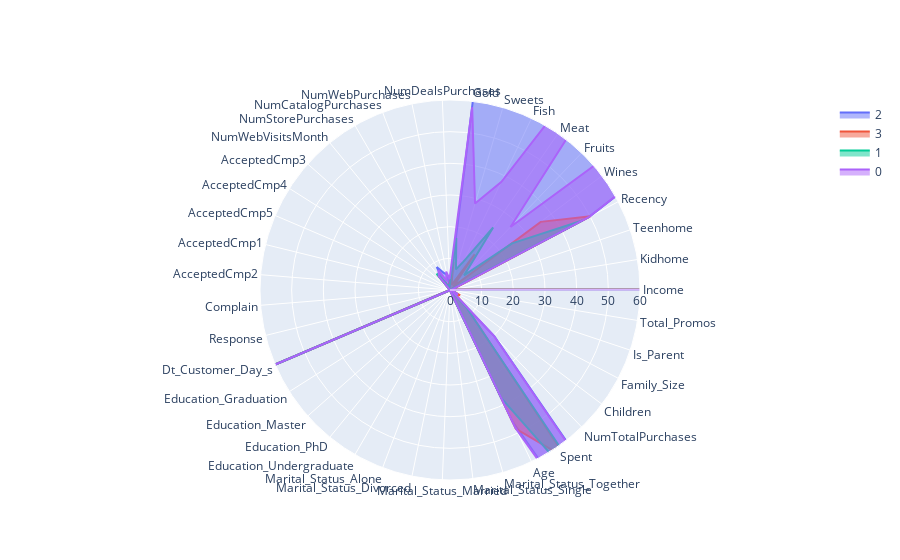

Write notebook code for a chart like this one.
### Code cell
classes=[0,1,2,3]
feature=["Kidhome","Teenhome","Dt_Customer_Day_s", "Children", "Family_Size", "Is_Parent",'Income','Spent']
df_wo=df.drop(['Clusters'], axis=1)
cluster_features = df[df['Clusters'] == 1]
x=[]
y=[]
for i in df_wo.columns:
    r=cluster_features[i].mean()
    y.append(i)
        
categories=y

fig = go.Figure()


for i in df['Clusters'].unique():
    cluster_features = df[df['Clusters'] == i]

    fig.add_trace(go.Scatterpolar(
      r = [cluster_features[cat].mean() for cat in categories],
      theta=categories,
      fill='toself',
      name=classes[i]
  ))

fig.update_layout(
  polar=dict(
    radialaxis=dict(
      visible=True,
      range=[0, 60]
    )),
  showlegend=True
)

fig.show()

### Figure 1 — Plotly figure (JSON) as saved in the notebook; plotly's stock layout.template omitted (floating-point values rounded to 4 significant figures)
{"data": [{"fill": "toself", "name": "2", "r": [76030.0, 0, 0, 49.51, 618.7, 64.79, 471.7, 94.44, 66.04, 75.1, 1.015, 4.968, 5.888, 8.385, 2.594, 0.08211, 0.1284, 0.28, 0.2253, 0.03368, 0.006316, 0.3179, 352.2, 0.5116, 0.1621, 0.2379, 0.08842, 0.04842, 0.09474, 0.3326, 0.2758, 0.2484, 45.91, 1391.0, 20.26, 0, 1.581, 0, 0.7495], "theta": ["Income", "Kidhome", "Teenhome", "Recency", "Wines", "Fruits", "Meat", "Fish", "Sweets", "Gold", "NumDealsPurchases", "NumWebPurchases", "NumCatalogPurchases", "NumStorePurchases", "NumWebVisitsMonth", "AcceptedCmp3", "AcceptedCmp4", "AcceptedCmp5", "AcceptedCmp1", "AcceptedCmp2", "Complain", "Response", "Dt_Customer_Day_s", "Education_Graduation", "Education_Master", "Education_PhD", "Education_Undergraduate", "Marital_Status_Alone", "Marital_Status_Divorced", "Marital_Status_Married", "Marital_Status_Single", "Marital_Status_Together", "Age", "Spent", "NumTotalPurchases", "Children", "Family_Size", "Is_Parent", "Total_Promos"], "type": "scatterpolar"}, {"fill": "toself", "name": "3", "r": [37300.0, 0.9748, 0.959, 50.15, 35.83, 1.492, 13.72, 2.659, 1.732, 9.047, 2.315, 1.804, 0.3912, 3.032, 6.309, 0.06309, 0.01893, 0, 0, 0.006309, 0.01577, 0.05047, 287.6, 0.4416, 0.1798, 0.3028, 0.07571, 0.03785, 0.1041, 0.4038, 0.1609, 0.2934, 48.54, 64.48, 7.543, 1.934, 3.631, 1, 0.08833], "theta": ["Income", "Kidhome", "Teenhome", "Recency", "Wines", "Fruits", "Meat", "Fish", "Sweets", "Gold", "NumDealsPurchases", "NumWebPurchases", "NumCatalogPurchases", "NumStorePurchases", "NumWebVisitsMonth", "AcceptedCmp3", "AcceptedCmp4", "AcceptedCmp5", "AcceptedCmp1", "AcceptedCmp2", "Complain", "Response", "Dt_Customer_Day_s", "Education_Graduation", "Education_Master", "Education_PhD", "Education_Undergraduate", "Marital_Status_Alone", "Marital_Status_Divorced", "Marital_Status_Married", "Marital_Status_Single", "Marital_Status_Together", "Age", "Spent", "NumTotalPurchases", "Children", "Family_Size", "Is_Parent", "Total_Promos"], "type": "scatterpolar"}, {"fill": "toself", "name": "1", "r": [29480.0, 0.7049, 0.09541, 47.26, 24.52, 6.406, 23.99, 9.908, 6.763, 16.53, 1.666, 1.896, 0.5212, 3.035, 6.687, 0.07244, 0.007067, 0, 0.001767, 0.001767, 0.0106, 0.1148, 345.7, 0.523, 0.1396, 0.1131, 0.2244, 0.01767, 0.08834, 0.3887, 0.2756, 0.2297, 37.84, 88.12, 7.118, 0.8004, 2.419, 0.7633, 0.08304], "theta": ["Income", "Kidhome", "Teenhome", "Recency", "Wines", "Fruits", "Meat", "Fish", "Sweets", "Gold", "NumDealsPurchases", "NumWebPurchases", "NumCatalogPurchases", "NumStorePurchases", "NumWebVisitsMonth", "AcceptedCmp3", "AcceptedCmp4", "AcceptedCmp5", "AcceptedCmp1", "AcceptedCmp2", "Complain", "Response", "Dt_Customer_Day_s", "Education_Graduation", "Education_Master", "Education_PhD", "Education_Undergraduate", "Marital_Status_Alone", "Marital_Status_Divorced", "Marital_Status_Married", "Marital_Status_Single", "Marital_Status_Together", "Age", "Spent", "NumTotalPurchases", "Children", "Family_Size", "Is_Parent", "Total_Promos"], "type": "scatterpolar"}, {"fill": "toself", "name": "0", "r": [58090.0, 0.3152, 0.8961, 49.47, 420.3, 27.56, 144.6, 37.72, 28.42, 58.15, 3.486, 5.947, 3.09, 7.295, 5.609, 0.07438, 0.1098, 0.03306, 0.04014, 0.01299, 0.007084, 0.1192, 397.7, 0.5124, 0.1783, 0.2397, 0.06966, 0.04486, 0.1204, 0.4109, 0.1558, 0.268, 48.2, 716.7, 19.82, 1.211, 2.89, 0.9776, 0.2704], "theta": ["Income", "Kidhome", "Teenhome", "Recency", "Wines", "Fruits", "Meat", "Fish", "Sweets", "Gold", "NumDealsPurchases", "NumWebPurchases", "NumCatalogPurchases", "NumStorePurchases", "NumWebVisitsMonth", "AcceptedCmp3", "AcceptedCmp4", "AcceptedCmp5", "AcceptedCmp1", "AcceptedCmp2", "Complain", "Response", "Dt_Customer_Day_s", "Education_Graduation", "Education_Master", "Education_PhD", "Education_Undergraduate", "Marital_Status_Alone", "Marital_Status_Divorced", "Marital_Status_Married", "Marital_Status_Single", "Marital_Status_Together", "Age", "Spent", "NumTotalPurchases", "Children", "Family_Size", "Is_Parent", "Total_Promos"], "type": "scatterpolar"}], "layout": {"autosize": true, "polar": {"angularaxis": {"type": "category"}, "radialaxis": {"autorange": false, "range": [0, 60], "type": "linear", "visible": true}}, "showlegend": true}}
